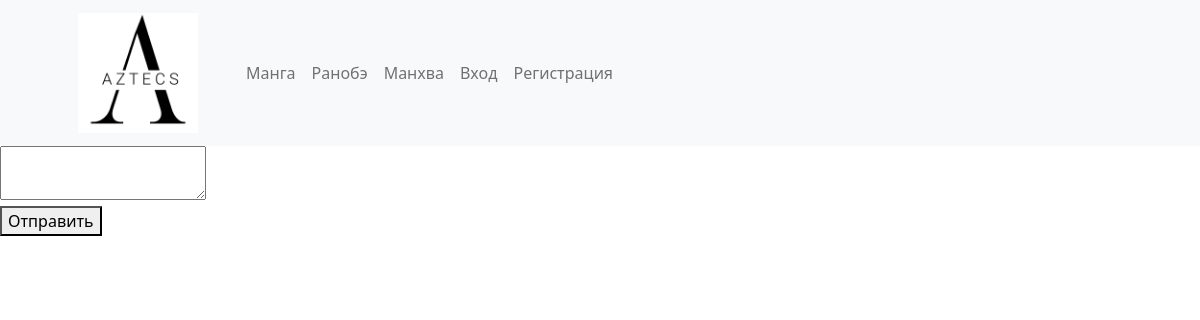
The app's page /feedback/, older data.
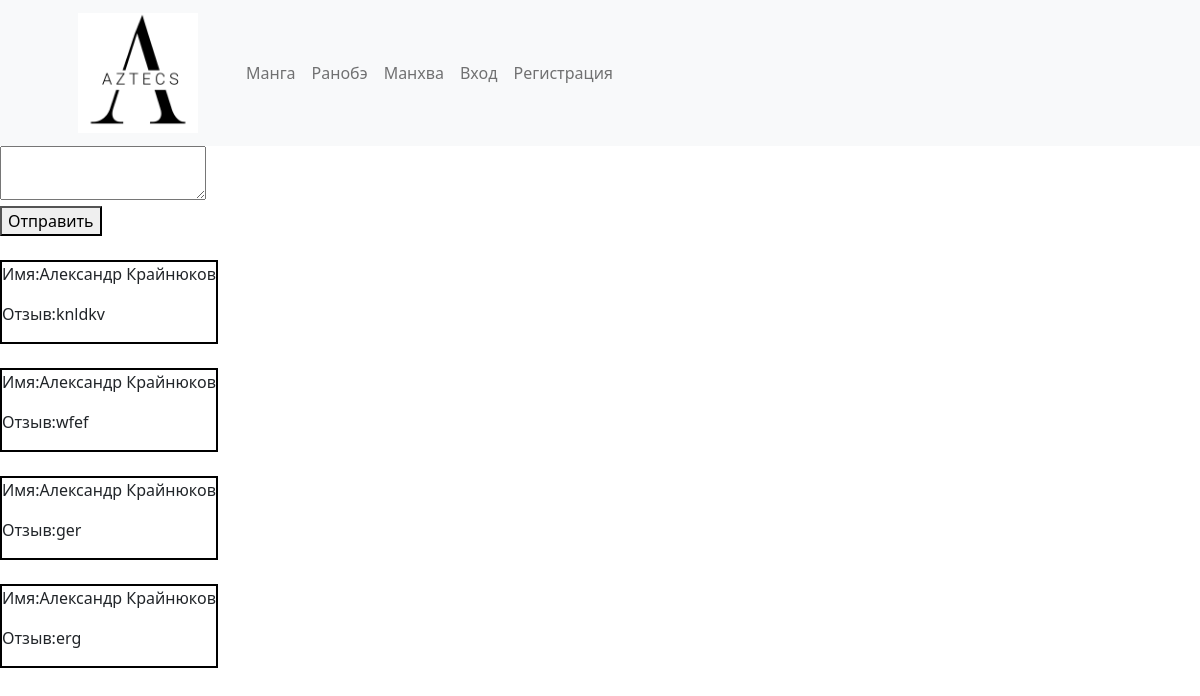
The same page, newer data.
### mangaapi/models.py (models this page shows)
class Feedback(models.Model):
    name = models.CharField(max_length=30)
    email = models.CharField(max_length=30)
    message = models.TextField()

### mangaapi/views.py (the view)
# urls.py: path('feedback/',feedback_page,name='feed'),
def feedback_page(request):
    feedback = Feedback.objects.all()
    return render(request, 'mangaapi/feedback.html',{'fb':feedback})

### mangaapi/templates/mangaapi/feedback.html (shortened to what this page needs)
{% include 'include/header.html' %}
<body>
<form action="feedback" method="POST">
    <textarea  name="message"></textarea><br>
    <button type="submit">Отправить</button>
</form>
<br>
{% for f in fb %}
<div class="feed">
    <p>Имя:{{f.name}}</p>
    <p>Отзыв:{{f.message}}</p>
</div>
<br>
{% endfor %}
</body>
</html>

### mangaapi/templates/include/header.html (shortened to what this page needs)
    <!DOCTYPE html>
    {% load static %}
    <html lang="en">
        <head>
            <link href="https://cdn.jsdelivr.net/npm/bootstrap-icons@1.5.0/font/bootstrap-icons.css" rel="stylesheet" />
            <link href="{% static 'css/styles.css' %}" rel="stylesheet" />
            <link href="{% static 'css/style.css' %}" rel="stylesheet" />
        </head>
        <body>
            <nav class="navbar navbar-expand-lg navbar-light bg-light">
                <div class="container px-4 px-lg-5">
                    <a href="{% url 'main' %}"> <img id="logo" class="navbar-brand" src="{% static "img/logo.jpg" %}"  ></a>
                    <div class="collapse navbar-collapse" id="navbarSupportedContent">
                        <ul class="navbar-nav me-auto mb-2 mb-lg-0 ms-lg-4">
                            <li class="nav-item"><a class="nav-link" href="{% url 'manga' %}">Манга</a></li>
                            <li class="nav-item"><a class="nav-link" href="{% url 'ranobe' %}">Ранобэ</a></li>
                            <li class="nav-item"><a class="nav-link" href="{% url 'manva' %}">Манхва</a></li>
                            <li class="nav-item">
                                {% if user.is_authenticated %}
                                <li class="nav-item"><a href="{% url 'profile' %}" class="nav-link"> {{ user.username }}</a></li>
                                <li class="nav-item"><a href="" class="nav-link"> Корзина</a></li>
                                <li class="nav-item"><a href="{% url 'feed' %}" class="nav-link">Обратная связь</a></li>
                                <li class="nav-item"><a class="nav-link"  href="{% url 'account_logout' %}">Выход</a></li>
                                                    {% else %}
                                                    <li class="nav-item"><a class="nav-link" href="{% url 'account_login' %}">Вход</a></li>
                                                    <li class="nav-item"><a class="nav-link"  href="{% url 'account_signup' %}">Регистрация</a></li>
                                                    {% endif %}
                                </li>
                        </ul>
                    </div>
                </div>
            </nav>

### mangaapi/static/css/style.css (style rules this page uses)
#logo { position:relative; width:fit-content; height: 130px; }

### mangaapi/templates/mangaapi/feedback.html (style rules this page uses)
.feed { border:solid black 2px; width:fit-content; }

Row changes from the older to the newer data that the page shows:
added Feedback: name "Александр Крайнюков", message "knldkv"
added Feedback: name "Александр Крайнюков", message "wfef"
added Feedback: name "Александр Крайнюков", message "ger"
added Feedback: name "Александр Крайнюков", message "erg"
